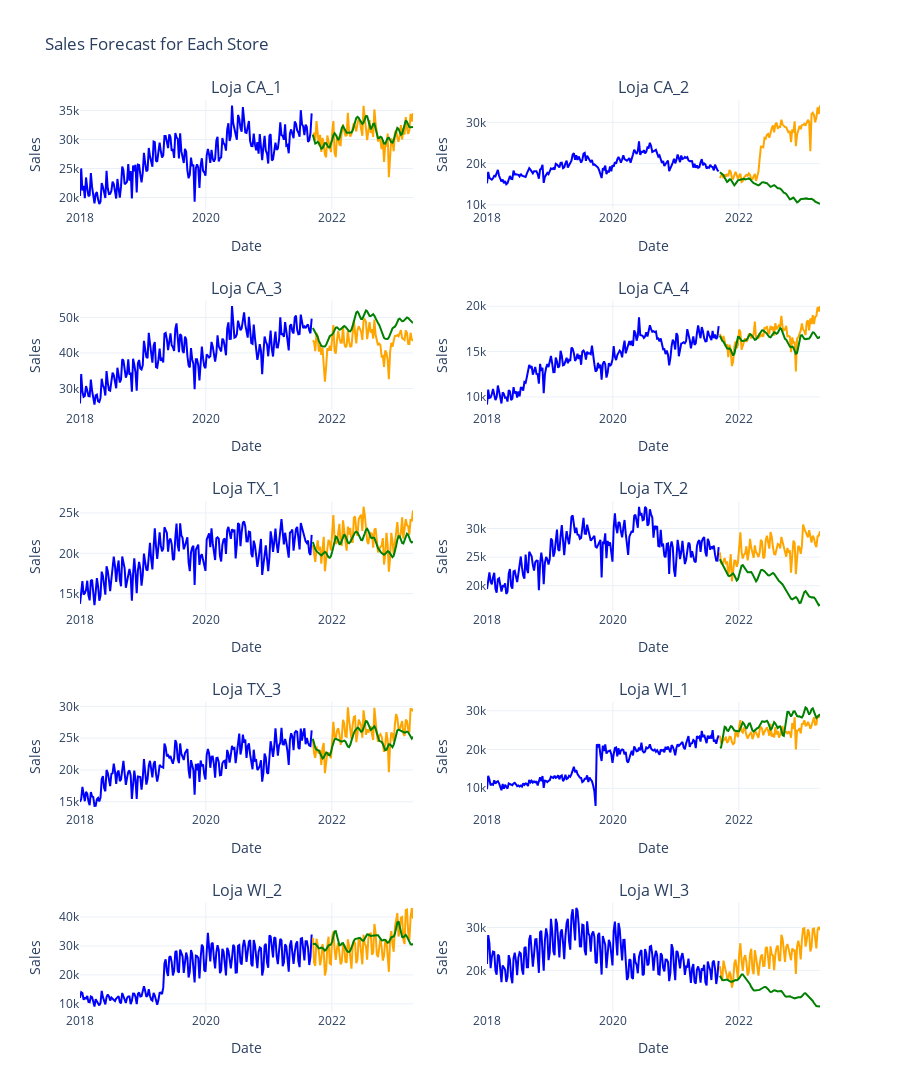

This figure's notebook cell:
### Code cell
# Dicionário para armazenar os modelos treinados para cada loja
modelos_por_loja = {}
tempos_treinamento = {}
tempos_previsao = {}

# Create a figure
fig = make_subplots(rows=5, cols=2, subplot_titles=[f'Loja {loja}' for loja in lojas_relevantes_m5])

# Criar um dataframe para armazenar os resultados
df_resultado_loja = pd.DataFrame(columns=['Data', 'Loja', 'Real', 'Previsto'])
df_resultado_tempo = pd.DataFrame(columns=['Loja', 'Treino', 'Previsao'])

# Iterar sobre cada loja relevante
for i, loja in enumerate(lojas_relevantes_m5):
    # Filtrar os dados para a loja atual
    df_loja = df_m5_prophet[df_m5_prophet['Loja'] == loja]
    
    # Agrupar os dados por data e somar as vendas
    df_loja_grouped = df_loja.groupby('ds')['y'].sum().reset_index()
    
    # Dividir os dados em treino e teste
    train_loja, test_loja = split_data_prophet(df_loja_grouped)
    
    # Calcular o tempo de treino
    start_train_time = time.time()
    model_loja = train_model_prophet(train_loja)
    end_train_time = time.time()
    train_time = end_train_time - start_train_time
    tempos_treinamento[loja] = train_time
    
    # Calcular o tempo de previsão
    start_forecast_time = time.time()
    forecast = make_forecast_prophet(model_loja, periods=len(test_loja))
    end_forecast_time = time.time()
    forecast_time = end_forecast_time - start_forecast_time
    tempos_previsao[loja] = forecast_time
    
    # Alinhar as previsões com os dados de teste
    forecast_test_loja = forecast.iloc[-len(test_loja):].copy()
    forecast_test_loja['ds'] = test_loja['ds'].values
    
    # Armazenar o modelo treinado no dicionário
    modelos_por_loja[loja] = model_loja
    
    # Adicionar os resultados ao dataframe
    df_resultado_loja = pd.concat([df_resultado_loja, pd.DataFrame({
        'Data': test_loja['ds'],
        'Loja': loja,
        'Real': test_loja['y'],
        'Previsto': forecast_test_loja['yhat']
    })])

    df_resultado_tempo = pd.concat([df_resultado_tempo, pd.DataFrame({
        'Loja': [loja],
        'Treino': [train_time],
        'Previsao': [forecast_time]
    })], ignore_index=True)
    
    # Add traces for train, test, and forecast
    fig.add_trace(go.Scatter(x=train_loja['ds'], y=train_loja['y'], mode='lines', name='Train', line=dict(color='blue')), row=i//2+1, col=i%2+1)
    fig.add_trace(go.Scatter(x=test_loja['ds'], y=test_loja['y'], mode='lines', name='Test', line=dict(color='orange')), row=i//2+1, col=i%2+1)
    fig.add_trace(go.Scatter(x=forecast_test_loja['ds'], y=forecast_test_loja['yhat'], mode='lines', name='Forecast Test', line=dict(color='green')), row=i//2+1, col=i%2+1)
    
    # Update layout for each subplot
    fig.update_xaxes(title_text='Date', row=i//2+1, col=i%2+1)
    fig.update_yaxes(title_text='Sales', row=i//2+1, col=i%2+1)
    # Criar um dataframe com o tempo de treino e previsão por loja



# Update layout for the entire figure
fig.update_layout(
    title='Sales Forecast for Each Store',
    height=1500,
    showlegend=False,
    template='plotly_white'
)

# Salvar o dataframe em um arquivo CSV
df_resultado_loja.to_csv('Resultados/Previsao/M5/Loja/prophet.csv', index=False)
df_resultado_tempo.to_csv('Resultados/Tempo/M5/Loja/prophet.csv', index=False)
# Show the figure
fig.show()

# Print training and forecasting times
print("Tempos de treinamento por loja:", tempos_treinamento)
print("Tempos de previsão por loja:", tempos_previsao)
